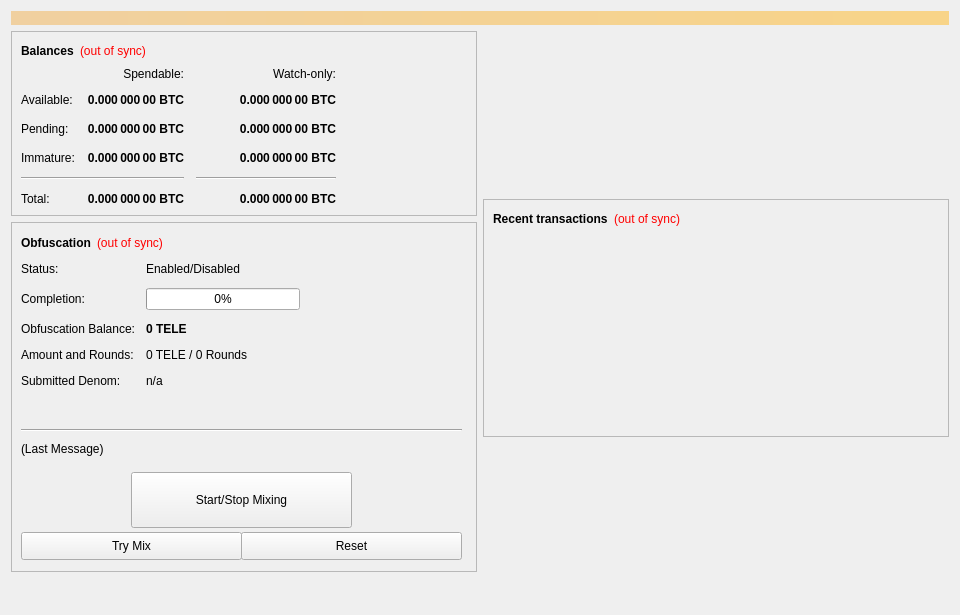
<?xml version="1.0" encoding="UTF-8"?>
<ui version="4.0">
 <class>OverviewPage</class>
 <widget class="QWidget" name="OverviewPage">
  <property name="geometry">
   <rect>
    <x>0</x>
    <y>0</y>
    <width>960</width>
    <height>615</height>
   </rect>
  </property>
  <property name="minimumSize">
   <size>
    <width>960</width>
    <height>0</height>
   </size>
  </property>
  <property name="windowTitle">
   <string>Form</string>
  </property>
  <layout class="QVBoxLayout" name="topLayout">
   <item>
    <widget class="QLabel" name="labelAlerts">
     <property name="visible">
      <bool>false</bool>
     </property>
     <property name="styleSheet">
      <string notr="true">background-color: qlineargradient(x1: 0, y1: 0, x2: 1, y2: 0, stop:0 #F0D0A0, stop:1 #F8D488); color:#000000;</string>
     </property>
     <property name="wordWrap">
      <bool>true</bool>
     </property>
     <property name="margin">
      <number>3</number>
     </property>
    </widget>
   </item>
   <item>
    <layout class="QHBoxLayout" name="horizontalLayout" stretch="1,1">
     <item>
      <layout class="QVBoxLayout" name="verticalLayout_2">
       <item>
        <widget class="QFrame" name="frame">
         <property name="frameShape">
          <enum>QFrame::StyledPanel</enum>
         </property>
         <property name="frameShadow">
          <enum>QFrame::Raised</enum>
         </property>
         <layout class="QVBoxLayout" name="verticalLayout_4">
          <item>
           <layout class="QHBoxLayout" name="horizontalLayout_4">
            <item>
             <widget class="QLabel" name="labelBalancesHeader">
              <property name="font">
               <font>
                <weight>75</weight>
                <bold>true</bold>
               </font>
              </property>
              <property name="text">
               <string>Balances</string>
              </property>
             </widget>
            </item>
            <item>
             <widget class="QLabel" name="labelWalletStatus">
              <property name="cursor">
               <cursorShape>WhatsThisCursor</cursorShape>
              </property>
              <property name="toolTip">
               <string>The displayed information may be out of date. Your wallet automatically synchronizes with the TELE network after a connection is established, but this process has not completed yet.</string>
              </property>
              <property name="styleSheet">
               <string notr="true">QLabel { color: red; }</string>
              </property>
              <property name="text">
               <string notr="true">(out of sync)</string>
              </property>
              <property name="alignment">
               <set>Qt::AlignLeading|Qt::AlignLeft|Qt::AlignVCenter</set>
              </property>
             </widget>
            </item>
            <item>
             <spacer name="horizontalSpacer_3">
              <property name="orientation">
               <enum>Qt::Horizontal</enum>
              </property>
              <property name="sizeHint" stdset="0">
               <size>
                <width>40</width>
                <height>20</height>
               </size>
              </property>
             </spacer>
            </item>
           </layout>
          </item>
          <item>
           <layout class="QGridLayout" name="gridLayout">
            <property name="spacing">
             <number>12</number>
            </property>
            <item row="2" column="2">
             <widget class="QLabel" name="labelWatchPending">
              <property name="font">
               <font>
                <weight>75</weight>
                <bold>true</bold>
               </font>
              </property>
              <property name="cursor">
               <cursorShape>IBeamCursor</cursorShape>
              </property>
              <property name="toolTip">
               <string>Unconfirmed transactions to watch-only addresses</string>
              </property>
              <property name="text">
               <string notr="true">0.000 000 00 BTC</string>
              </property>
              <property name="alignment">
               <set>Qt::AlignRight|Qt::AlignTrailing|Qt::AlignVCenter</set>
              </property>
              <property name="textInteractionFlags">
               <set>Qt::LinksAccessibleByMouse|Qt::TextSelectableByKeyboard|Qt::TextSelectableByMouse</set>
              </property>
             </widget>
            </item>
            <item row="2" column="1">
             <widget class="QLabel" name="labelUnconfirmed">
              <property name="font">
               <font>
                <weight>75</weight>
                <bold>true</bold>
               </font>
              </property>
              <property name="cursor">
               <cursorShape>IBeamCursor</cursorShape>
              </property>
              <property name="toolTip">
               <string>Total of transactions that have yet to be confirmed, and do not yet count toward the spendable balance</string>
              </property>
              <property name="text">
               <string notr="true">0.000 000 00 BTC</string>
              </property>
              <property name="alignment">
               <set>Qt::AlignRight|Qt::AlignTrailing|Qt::AlignVCenter</set>
              </property>
              <property name="textInteractionFlags">
               <set>Qt::LinksAccessibleByMouse|Qt::TextSelectableByKeyboard|Qt::TextSelectableByMouse</set>
              </property>
             </widget>
            </item>
            <item row="3" column="2">
             <widget class="QLabel" name="labelWatchImmature">
              <property name="font">
               <font>
                <weight>75</weight>
                <bold>true</bold>
               </font>
              </property>
              <property name="cursor">
               <cursorShape>IBeamCursor</cursorShape>
              </property>
              <property name="toolTip">
               <string>Staked or masternode rewards in watch-only addresses that has not yet matured</string>
              </property>
              <property name="text">
               <string notr="true">0.000 000 00 BTC</string>
              </property>
              <property name="alignment">
               <set>Qt::AlignRight|Qt::AlignTrailing|Qt::AlignVCenter</set>
              </property>
              <property name="textInteractionFlags">
               <set>Qt::LinksAccessibleByMouse|Qt::TextSelectableByKeyboard|Qt::TextSelectableByMouse</set>
              </property>
             </widget>
            </item>
            <item row="4" column="0" colspan="2">
             <widget class="Line" name="lineSpendableBalance">
              <property name="orientation">
               <enum>Qt::Horizontal</enum>
              </property>
             </widget>
            </item>
            <item row="4" column="2">
             <widget class="Line" name="lineWatchBalance">
              <property name="sizePolicy">
               <sizepolicy hsizetype="Preferred" vsizetype="Fixed">
                <horstretch>0</horstretch>
                <verstretch>0</verstretch>
               </sizepolicy>
              </property>
              <property name="minimumSize">
               <size>
                <width>140</width>
                <height>0</height>
               </size>
              </property>
              <property name="orientation">
               <enum>Qt::Horizontal</enum>
              </property>
             </widget>
            </item>
            <item row="5" column="0">
             <widget class="QLabel" name="labelTotalText">
              <property name="text">
               <string>Total:</string>
              </property>
             </widget>
            </item>
            <item row="3" column="1">
             <widget class="QLabel" name="labelImmature">
              <property name="font">
               <font>
                <weight>75</weight>
                <bold>true</bold>
               </font>
              </property>
              <property name="cursor">
               <cursorShape>IBeamCursor</cursorShape>
              </property>
              <property name="toolTip">
               <string>Staked or masternode rewards that has not yet matured</string>
              </property>
              <property name="text">
               <string notr="true">0.000 000 00 BTC</string>
              </property>
              <property name="alignment">
               <set>Qt::AlignRight|Qt::AlignTrailing|Qt::AlignVCenter</set>
              </property>
              <property name="textInteractionFlags">
               <set>Qt::LinksAccessibleByMouse|Qt::TextSelectableByKeyboard|Qt::TextSelectableByMouse</set>
              </property>
             </widget>
            </item>
            <item row="2" column="3">
             <spacer name="horizontalSpacer_2">
              <property name="orientation">
               <enum>Qt::Horizontal</enum>
              </property>
              <property name="sizeHint" stdset="0">
               <size>
                <width>40</width>
                <height>20</height>
               </size>
              </property>
             </spacer>
            </item>
            <item row="3" column="0">
             <widget class="QLabel" name="labelImmatureText">
              <property name="text">
               <string>Immature:</string>
              </property>
             </widget>
            </item>
            <item row="5" column="1">
             <widget class="QLabel" name="labelTotal">
              <property name="font">
               <font>
                <weight>75</weight>
                <bold>true</bold>
               </font>
              </property>
              <property name="cursor">
               <cursorShape>IBeamCursor</cursorShape>
              </property>
              <property name="toolTip">
               <string>Your current total balance</string>
              </property>
              <property name="text">
               <string notr="true">0.000 000 00 BTC</string>
              </property>
              <property name="alignment">
               <set>Qt::AlignRight|Qt::AlignTrailing|Qt::AlignVCenter</set>
              </property>
              <property name="textInteractionFlags">
               <set>Qt::LinksAccessibleByMouse|Qt::TextSelectableByKeyboard|Qt::TextSelectableByMouse</set>
              </property>
             </widget>
            </item>
            <item row="5" column="2">
             <widget class="QLabel" name="labelWatchTotal">
              <property name="font">
               <font>
                <weight>75</weight>
                <bold>true</bold>
               </font>
              </property>
              <property name="cursor">
               <cursorShape>IBeamCursor</cursorShape>
              </property>
              <property name="toolTip">
               <string>Current total balance in watch-only addresses</string>
              </property>
              <property name="text">
               <string notr="true">0.000 000 00 BTC</string>
              </property>
              <property name="alignment">
               <set>Qt::AlignRight|Qt::AlignTrailing|Qt::AlignVCenter</set>
              </property>
              <property name="textInteractionFlags">
               <set>Qt::LinksAccessibleByMouse|Qt::TextSelectableByKeyboard|Qt::TextSelectableByMouse</set>
              </property>
             </widget>
            </item>
            <item row="0" column="2">
             <widget class="QLabel" name="labelWatchonly">
              <property name="text">
               <string>Watch-only:</string>
              </property>
              <property name="alignment">
               <set>Qt::AlignRight|Qt::AlignTrailing|Qt::AlignVCenter</set>
              </property>
             </widget>
            </item>
            <item row="1" column="0">
             <widget class="QLabel" name="labelBalanceText">
              <property name="text">
               <string>Available:</string>
              </property>
             </widget>
            </item>
            <item row="1" column="1">
             <widget class="QLabel" name="labelBalance">
              <property name="font">
               <font>
                <weight>75</weight>
                <bold>true</bold>
               </font>
              </property>
              <property name="cursor">
               <cursorShape>IBeamCursor</cursorShape>
              </property>
              <property name="toolTip">
               <string>Your current spendable balance</string>
              </property>
              <property name="text">
               <string notr="true">0.000 000 00 BTC</string>
              </property>
              <property name="alignment">
               <set>Qt::AlignRight|Qt::AlignTrailing|Qt::AlignVCenter</set>
              </property>
              <property name="textInteractionFlags">
               <set>Qt::LinksAccessibleByMouse|Qt::TextSelectableByKeyboard|Qt::TextSelectableByMouse</set>
              </property>
             </widget>
            </item>
            <item row="1" column="2">
             <widget class="QLabel" name="labelWatchAvailable">
              <property name="font">
               <font>
                <weight>75</weight>
                <bold>true</bold>
               </font>
              </property>
              <property name="cursor">
               <cursorShape>IBeamCursor</cursorShape>
              </property>
              <property name="toolTip">
               <string>Your current balance in watch-only addresses</string>
              </property>
              <property name="text">
               <string notr="true">0.000 000 00 BTC</string>
              </property>
              <property name="alignment">
               <set>Qt::AlignRight|Qt::AlignTrailing|Qt::AlignVCenter</set>
              </property>
              <property name="textInteractionFlags">
               <set>Qt::LinksAccessibleByMouse|Qt::TextSelectableByKeyboard|Qt::TextSelectableByMouse</set>
              </property>
             </widget>
            </item>
            <item row="2" column="0">
             <widget class="QLabel" name="labelPendingText">
              <property name="text">
               <string>Pending:</string>
              </property>
             </widget>
            </item>
            <item row="0" column="1">
             <widget class="QLabel" name="labelSpendable">
              <property name="text">
               <string>Spendable:</string>
              </property>
              <property name="alignment">
               <set>Qt::AlignRight|Qt::AlignTrailing|Qt::AlignVCenter</set>
              </property>
             </widget>
            </item>
           </layout>
          </item>
         </layout>
        </widget>
       </item>
       <item>
        <widget class="QFrame" name="frameObfuscation">
         <property name="minimumSize">
          <size>
           <width>0</width>
           <height>350</height>
          </size>
         </property>
         <property name="layoutDirection">
          <enum>Qt::LeftToRight</enum>
         </property>
         <property name="frameShape">
          <enum>QFrame::StyledPanel</enum>
         </property>
         <property name="frameShadow">
          <enum>QFrame::Raised</enum>
         </property>
         <widget class="QWidget" name="formLayoutWidget">
          <property name="geometry">
           <rect>
            <x>10</x>
            <y>40</y>
            <width>451</width>
            <height>161</height>
           </rect>
          </property>
          <layout class="QFormLayout" name="formLayout">
           <property name="fieldGrowthPolicy">
            <enum>QFormLayout::AllNonFixedFieldsGrow</enum>
           </property>
           <property name="horizontalSpacing">
            <number>11</number>
           </property>
           <property name="verticalSpacing">
            <number>12</number>
           </property>
           <item row="0" column="0">
            <widget class="QLabel" name="labelObfuscationStatusText">
             <property name="text">
              <string>Status:</string>
             </property>
            </widget>
           </item>
           <item row="1" column="0">
            <widget class="QLabel" name="labelObfuscationCompletionText">
             <property name="text">
              <string>Completion:</string>
             </property>
            </widget>
           </item>
           <item row="1" column="1">
            <widget class="QProgressBar" name="obfuscationProgress">
             <property name="maximumSize">
              <size>
               <width>154</width>
               <height>16777215</height>
              </size>
             </property>
             <property name="value">
              <number>0</number>
             </property>
            </widget>
           </item>
           <item row="2" column="0">
            <widget class="QLabel" name="labelAnonymizedText">
             <property name="text">
              <string>Obfuscation Balance:</string>
             </property>
            </widget>
           </item>
           <item row="2" column="1">
            <widget class="QLabel" name="labelAnonymized">
             <property name="font">
              <font>
               <weight>75</weight>
               <bold>true</bold>
              </font>
             </property>
             <property name="text">
              <string notr="true">0 TELE</string>
             </property>
            </widget>
           </item>
           <item row="3" column="0">
            <widget class="QLabel" name="labelObfuscationRoundsText">
             <property name="text">
              <string>Amount and Rounds:</string>
             </property>
            </widget>
           </item>
           <item row="3" column="1">
            <widget class="QLabel" name="labelAmountRounds">
             <property name="text">
              <string>0 TELE / 0 Rounds</string>
             </property>
            </widget>
           </item>
           <item row="4" column="0">
            <widget class="QLabel" name="labelObfuscationDemonText">
             <property name="text">
              <string>Submitted Denom:</string>
             </property>
            </widget>
           </item>
           <item row="4" column="1">
            <widget class="QLabel" name="labelSubmittedDenom">
             <property name="toolTip">
              <string>The denominations you submitted to the Masternode.&lt;br&gt;To mix, other users must submit the exact same denominations.</string>
             </property>
             <property name="text">
              <string>n/a</string>
             </property>
            </widget>
           </item>
           <item row="0" column="1">
            <widget class="QLabel" name="obfuscationEnabled">
             <property name="text">
              <string>Enabled/Disabled</string>
             </property>
            </widget>
           </item>
          </layout>
         </widget>
         <widget class="QPushButton" name="runAutoDenom">
          <property name="geometry">
           <rect>
            <x>251</x>
            <y>17</y>
            <width>1</width>
            <height>1</height>
           </rect>
          </property>
          <property name="palette">
           <palette>
            <active>
             <colorrole role="WindowText">
              <brush brushstyle="SolidPattern">
               <color alpha="255">
                <red>0</red>
                <green>0</green>
                <blue>0</blue>
               </color>
              </brush>
             </colorrole>
             <colorrole role="Button">
              <brush brushstyle="SolidPattern">
               <color alpha="255">
                <red>239</red>
                <green>238</green>
                <blue>238</blue>
               </color>
              </brush>
             </colorrole>
             <colorrole role="Light">
              <brush brushstyle="SolidPattern">
               <color alpha="255">
                <red>255</red>
                <green>255</green>
                <blue>255</blue>
               </color>
              </brush>
             </colorrole>
             <colorrole role="Midlight">
              <brush brushstyle="SolidPattern">
               <color alpha="255">
                <red>247</red>
                <green>246</green>
                <blue>246</blue>
               </color>
              </brush>
             </colorrole>
             <colorrole role="Dark">
              <brush brushstyle="SolidPattern">
               <color alpha="255">
                <red>119</red>
                <green>119</green>
                <blue>119</blue>
               </color>
              </brush>
             </colorrole>
             <colorrole role="Mid">
              <brush brushstyle="SolidPattern">
               <color alpha="255">
                <red>159</red>
                <green>159</green>
                <blue>159</blue>
               </color>
              </brush>
             </colorrole>
             <colorrole role="Text">
              <brush brushstyle="SolidPattern">
               <color alpha="255">
                <red>0</red>
                <green>0</green>
                <blue>0</blue>
               </color>
              </brush>
             </colorrole>
             <colorrole role="BrightText">
              <brush brushstyle="SolidPattern">
               <color alpha="255">
                <red>255</red>
                <green>255</green>
                <blue>255</blue>
               </color>
              </brush>
             </colorrole>
             <colorrole role="ButtonText">
              <brush brushstyle="SolidPattern">
               <color alpha="255">
                <red>0</red>
                <green>0</green>
                <blue>0</blue>
               </color>
              </brush>
             </colorrole>
             <colorrole role="Base">
              <brush brushstyle="SolidPattern">
               <color alpha="255">
                <red>255</red>
                <green>255</green>
                <blue>255</blue>
               </color>
              </brush>
             </colorrole>
             <colorrole role="Window">
              <brush brushstyle="SolidPattern">
               <color alpha="255">
                <red>239</red>
                <green>238</green>
                <blue>238</blue>
               </color>
              </brush>
             </colorrole>
             <colorrole role="Shadow">
              <brush brushstyle="SolidPattern">
               <color alpha="255">
                <red>0</red>
                <green>0</green>
                <blue>0</blue>
               </color>
              </brush>
             </colorrole>
             <colorrole role="AlternateBase">
              <brush brushstyle="SolidPattern">
               <color alpha="255">
                <red>247</red>
                <green>246</green>
                <blue>246</blue>
               </color>
              </brush>
             </colorrole>
             <colorrole role="ToolTipBase">
              <brush brushstyle="SolidPattern">
               <color alpha="255">
                <red>255</red>
                <green>255</green>
                <blue>220</blue>
               </color>
              </brush>
             </colorrole>
             <colorrole role="ToolTipText">
              <brush brushstyle="SolidPattern">
               <color alpha="255">
                <red>0</red>
                <green>0</green>
                <blue>0</blue>
               </color>
              </brush>
             </colorrole>
            </active>
            <inactive>
             <colorrole role="WindowText">
              <brush brushstyle="SolidPattern">
               <color alpha="255">
                <red>0</red>
                <green>0</green>
                <blue>0</blue>
               </color>
              </brush>
             </colorrole>
             <colorrole role="Button">
              <brush brushstyle="SolidPattern">
               <color alpha="255">
                <red>239</red>
                <green>238</green>
                <blue>238</blue>
               </color>
              </brush>
             </colorrole>
             <colorrole role="Light">
              <brush brushstyle="SolidPattern">
               <color alpha="255">
                <red>255</red>
                <green>255</green>
                <blue>255</blue>
               </color>
              </brush>
             </colorrole>
             <colorrole role="Midlight">
              <brush brushstyle="SolidPattern">
               <color alpha="255">
                <red>247</red>
                <green>246</green>
                <blue>246</blue>
               </color>
              </brush>
             </colorrole>
             <colorrole role="Dark">
              <brush brushstyle="SolidPattern">
               <color alpha="255">
                <red>119</red>
                <green>119</green>
                <blue>119</blue>
               </color>
              </brush>
             </colorrole>
             <colorrole role="Mid">
              <brush brushstyle="SolidPattern">
               <color alpha="255">
                <red>159</red>
                <green>159</green>
                <blue>159</blue>
               </color>
              </brush>
             </colorrole>
             <colorrole role="Text">
              <brush brushstyle="SolidPattern">
               <color alpha="255">
                <red>0</red>
                <green>0</green>
                <blue>0</blue>
               </color>
              </brush>
             </colorrole>
             <colorrole role="BrightText">
              <brush brushstyle="SolidPattern">
               <color alpha="255">
                <red>255</red>
                <green>255</green>
                <blue>255</blue>
               </color>
              </brush>
             </colorrole>
             <colorrole role="ButtonText">
              <brush brushstyle="SolidPattern">
               <color alpha="255">
                <red>0</red>
                <green>0</green>
                <blue>0</blue>
               </color>
              </brush>
             </colorrole>
             <colorrole role="Base">
              <brush brushstyle="SolidPattern">
               <color alpha="255">
                <red>255</red>
                <green>255</green>
                <blue>255</blue>
               </color>
              </brush>
             </colorrole>
             <colorrole role="Window">
              <brush brushstyle="SolidPattern">
               <color alpha="255">
                <red>239</red>
                <green>238</green>
                <blue>238</blue>
               </color>
              </brush>
             </colorrole>
             <colorrole role="Shadow">
              <brush brushstyle="SolidPattern">
               <color alpha="255">
                <red>0</red>
                <green>0</green>
                <blue>0</blue>
               </color>
              </brush>
             </colorrole>
             <colorrole role="AlternateBase">
              <brush brushstyle="SolidPattern">
               <color alpha="255">
                <red>247</red>
                <green>246</green>
                <blue>246</blue>
               </color>
              </brush>
             </colorrole>
             <colorrole role="ToolTipBase">
              <brush brushstyle="SolidPattern">
               <color alpha="255">
                <red>255</red>
                <green>255</green>
                <blue>220</blue>
               </color>
              </brush>
             </colorrole>
             <colorrole role="ToolTipText">
              <brush brushstyle="SolidPattern">
               <color alpha="255">
                <red>0</red>
                <green>0</green>
                <blue>0</blue>
               </color>
              </brush>
             </colorrole>
            </inactive>
            <disabled>
             <colorrole role="WindowText">
              <brush brushstyle="SolidPattern">
               <color alpha="255">
                <red>119</red>
                <green>119</green>
                <blue>119</blue>
               </color>
              </brush>
             </colorrole>
             <colorrole role="Button">
              <brush brushstyle="SolidPattern">
               <color alpha="255">
                <red>239</red>
                <green>238</green>
                <blue>238</blue>
               </color>
              </brush>
             </colorrole>
             <colorrole role="Light">
              <brush brushstyle="SolidPattern">
               <color alpha="255">
                <red>255</red>
                <green>255</green>
                <blue>255</blue>
               </color>
              </brush>
             </colorrole>
             <colorrole role="Midlight">
              <brush brushstyle="SolidPattern">
               <color alpha="255">
                <red>247</red>
                <green>246</green>
                <blue>246</blue>
               </color>
              </brush>
             </colorrole>
             <colorrole role="Dark">
              <brush brushstyle="SolidPattern">
               <color alpha="255">
                <red>119</red>
                <green>119</green>
                <blue>119</blue>
               </color>
              </brush>
             </colorrole>
             <colorrole role="Mid">
              <brush brushstyle="SolidPattern">
               <color alpha="255">
                <red>159</red>
                <green>159</green>
                <blue>159</blue>
               </color>
              </brush>
             </colorrole>
             <colorrole role="Text">
              <brush brushstyle="SolidPattern">
               <color alpha="255">
                <red>119</red>
                <green>119</green>
                <blue>119</blue>
               </color>
              </brush>
             </colorrole>
             <colorrole role="BrightText">
              <brush brushstyle="SolidPattern">
               <color alpha="255">
                <red>255</red>
                <green>255</green>
                <blue>255</blue>
               </color>
              </brush>
             </colorrole>
             <colorrole role="ButtonText">
              <brush brushstyle="SolidPattern">
               <color alpha="255">
                <red>119</red>
                <green>119</green>
                <blue>119</blue>
               </color>
              </brush>
             </colorrole>
             <colorrole role="Base">
              <brush brushstyle="SolidPattern">
               <color alpha="255">
                <red>239</red>
                <green>238</green>
                <blue>238</blue>
               </color>
              </brush>
             </colorrole>
             <colorrole role="Window">
              <brush brushstyle="SolidPattern">
               <color alpha="255">
                <red>239</red>
                <green>238</green>
                <blue>238</blue>
               </color>
              </brush>
             </colorrole>
             <colorrole role="Shadow">
              <brush brushstyle="SolidPattern">
               <color alpha="255">
                <red>0</red>
                <green>0</green>
                <blue>0</blue>
               </color>
              </brush>
             </colorrole>
             <colorrole role="AlternateBase">
              <brush brushstyle="SolidPattern">
               <color alpha="255">
                <red>239</red>
                <green>238</green>
                <blue>238</blue>
               </color>
              </brush>
             </colorrole>
             <colorrole role="ToolTipBase">
              <brush brushstyle="SolidPattern">
               <color alpha="255">
                <red>255</red>
                <green>255</green>
                <blue>220</blue>
               </color>
              </brush>
             </colorrole>
             <colorrole role="ToolTipText">
              <brush brushstyle="SolidPattern">
               <color alpha="255">
                <red>0</red>
                <green>0</green>
                <blue>0</blue>
               </color>
              </brush>
             </colorrole>
            </disabled>
           </palette>
          </property>
          <property name="focusPolicy">
           <enum>Qt::NoFocus</enum>
          </property>
          <property name="autoFillBackground">
           <bool>true</bool>
          </property>
          <property name="text">
           <string/>
          </property>
          <property name="flat">
           <bool>true</bool>
          </property>
         </widget>
         <widget class="QPushButton" name="toggleObfuscation">
          <property name="geometry">
           <rect>
            <x>120</x>
            <y>250</y>
            <width>221</width>
            <height>56</height>
           </rect>
          </property>
          <property name="sizePolicy">
           <sizepolicy hsizetype="MinimumExpanding" vsizetype="Fixed">
            <horstretch>0</horstretch>
            <verstretch>0</verstretch>
           </sizepolicy>
          </property>
          <property name="text">
           <string>Start/Stop Mixing</string>
          </property>
         </widget>
         <widget class="Line" name="lineLastMessage">
          <property name="geometry">
           <rect>
            <x>10</x>
            <y>200</y>
            <width>441</width>
            <height>16</height>
           </rect>
          </property>
          <property name="orientation">
           <enum>Qt::Horizontal</enum>
          </property>
         </widget>
         <widget class="QLabel" name="obfuscationStatus">
          <property name="geometry">
           <rect>
            <x>10</x>
            <y>220</y>
            <width>451</width>
            <height>61</height>
           </rect>
          </property>
          <property name="minimumSize">
           <size>
            <width>288</width>
            <height>43</height>
           </size>
          </property>
          <property name="text">
           <string>(Last Message)</string>
          </property>
          <property name="alignment">
           <set>Qt::AlignLeading|Qt::AlignLeft|Qt::AlignTop</set>
          </property>
          <property name="wordWrap">
           <bool>true</bool>
          </property>
         </widget>
         <widget class="QPushButton" name="obfuscationAuto">
          <property name="geometry">
           <rect>
            <x>10</x>
            <y>310</y>
            <width>221</width>
            <height>28</height>
           </rect>
          </property>
          <property name="sizePolicy">
           <sizepolicy hsizetype="MinimumExpanding" vsizetype="Fixed">
            <horstretch>0</horstretch>
            <verstretch>0</verstretch>
           </sizepolicy>
          </property>
          <property name="toolTip">
           <string>Try to manually submit a Obfuscation request.</string>
          </property>
          <property name="text">
           <string>Try Mix</string>
          </property>
         </widget>
         <widget class="QPushButton" name="obfuscationReset">
          <property name="geometry">
           <rect>
            <x>230</x>
            <y>310</y>
            <width>221</width>
            <height>28</height>
           </rect>
          </property>
          <property name="sizePolicy">
           <sizepolicy hsizetype="MinimumExpanding" vsizetype="Fixed">
            <horstretch>0</horstretch>
            <verstretch>0</verstretch>
           </sizepolicy>
          </property>
          <property name="toolTip">
           <string>Reset the current status of Obfuscation (can interrupt Obfuscation if it's in the process of Mixing, which can cost you money!)</string>
          </property>
          <property name="autoFillBackground">
           <bool>false</bool>
          </property>
          <property name="text">
           <string>Reset</string>
          </property>
         </widget>
         <widget class="QWidget" name="layoutWidget">
          <property name="geometry">
           <rect>
            <x>10</x>
            <y>10</y>
            <width>431</width>
            <height>22</height>
           </rect>
          </property>
          <layout class="QHBoxLayout" name="horizontalLayout_5">
           <item>
            <widget class="QLabel" name="label_2">
             <property name="font">
              <font>
               <weight>75</weight>
               <bold>true</bold>
              </font>
             </property>
             <property name="text">
              <string>Obfuscation</string>
             </property>
            </widget>
           </item>
           <item>
            <widget class="QLabel" name="labelObfuscationSyncStatus">
             <property name="toolTip">
              <string>The displayed information may be out of date. Your wallet automatically synchronizes with the TELE network after a connection is established, but this process has not completed yet.</string>
             </property>
             <property name="styleSheet">
              <string notr="true">QLabel { color: red; }</string>
             </property>
             <property name="text">
              <string notr="true">(out of sync)</string>
             </property>
             <property name="alignment">
              <set>Qt::AlignLeading|Qt::AlignLeft|Qt::AlignVCenter</set>
             </property>
            </widget>
           </item>
           <item>
            <spacer name="horizontalSpacer_4">
             <property name="orientation">
              <enum>Qt::Horizontal</enum>
             </property>
             <property name="sizeHint" stdset="0">
              <size>
               <width>40</width>
               <height>20</height>
              </size>
             </property>
            </spacer>
           </item>
          </layout>
         </widget>
        </widget>
       </item>
       <item>
        <spacer name="verticalSpacer">
         <property name="orientation">
          <enum>Qt::Vertical</enum>
         </property>
         <property name="sizeHint" stdset="0">
          <size>
           <width>20</width>
           <height>40</height>
          </size>
         </property>
        </spacer>
       </item>
      </layout>
     </item>
     <item>
      <layout class="QVBoxLayout" name="verticalLayout_3">
       <item>
        <spacer name="verticalSpacer_3">
         <property name="orientation">
          <enum>Qt::Vertical</enum>
         </property>
         <property name="sizeType">
          <enum>QSizePolicy::Expanding</enum>
         </property>
         <property name="sizeHint" stdset="0">
          <size>
           <width>20</width>
           <height>40</height>
          </size>
         </property>
        </spacer>
       </item>
       <item>
        <widget class="QFrame" name="frame_2">
         <property name="frameShape">
          <enum>QFrame::StyledPanel</enum>
         </property>
         <property name="frameShadow">
          <enum>QFrame::Raised</enum>
         </property>
         <layout class="QVBoxLayout" name="verticalLayout">
          <item>
           <layout class="QHBoxLayout" name="horizontalLayout_2">
            <item>
             <widget class="QLabel" name="labelRecentTransactionsHeader">
              <property name="font">
               <font>
                <weight>75</weight>
                <bold>true</bold>
               </font>
              </property>
              <property name="text">
               <string>Recent transactions</string>
              </property>
             </widget>
            </item>
            <item>
             <widget class="QLabel" name="labelTransactionsStatus">
              <property name="cursor">
               <cursorShape>WhatsThisCursor</cursorShape>
              </property>
              <property name="toolTip">
               <string>The displayed information may be out of date. Your wallet automatically synchronizes with the TELE network after a connection is established, but this process has not completed yet.</string>
              </property>
              <property name="styleSheet">
               <string notr="true">QLabel { color: red; }</string>
              </property>
              <property name="text">
               <string notr="true">(out of sync)</string>
              </property>
              <property name="alignment">
               <set>Qt::AlignRight|Qt::AlignTrailing|Qt::AlignVCenter</set>
              </property>
             </widget>
            </item>
            <item>
             <spacer name="horizontalSpacer">
              <property name="orientation">
               <enum>Qt::Horizontal</enum>
              </property>
              <property name="sizeHint" stdset="0">
               <size>
                <width>40</width>
                <height>20</height>
               </size>
              </property>
             </spacer>
            </item>
           </layout>
          </item>
          <item>
           <widget class="QListView" name="listTransactions">
            <property name="styleSheet">
             <string notr="true">QListView { background: transparent; }</string>
            </property>
            <property name="frameShape">
             <enum>QFrame::NoFrame</enum>
            </property>
            <property name="verticalScrollBarPolicy">
             <enum>Qt::ScrollBarAlwaysOff</enum>
            </property>
            <property name="horizontalScrollBarPolicy">
             <enum>Qt::ScrollBarAlwaysOff</enum>
            </property>
            <property name="selectionMode">
             <enum>QAbstractItemView::NoSelection</enum>
            </property>
           </widget>
          </item>
         </layout>
        </widget>
       </item>
       <item>
        <spacer name="verticalSpacer_2">
         <property name="orientation">
          <enum>Qt::Vertical</enum>
         </property>
         <property name="sizeType">
          <enum>QSizePolicy::Expanding</enum>
         </property>
         <property name="sizeHint" stdset="0">
          <size>
           <width>20</width>
           <height>40</height>
          </size>
         </property>
        </spacer>
       </item>
      </layout>
     </item>
    </layout>
   </item>
  </layout>
 </widget>
 <resources/>
 <connections/>
</ui>
